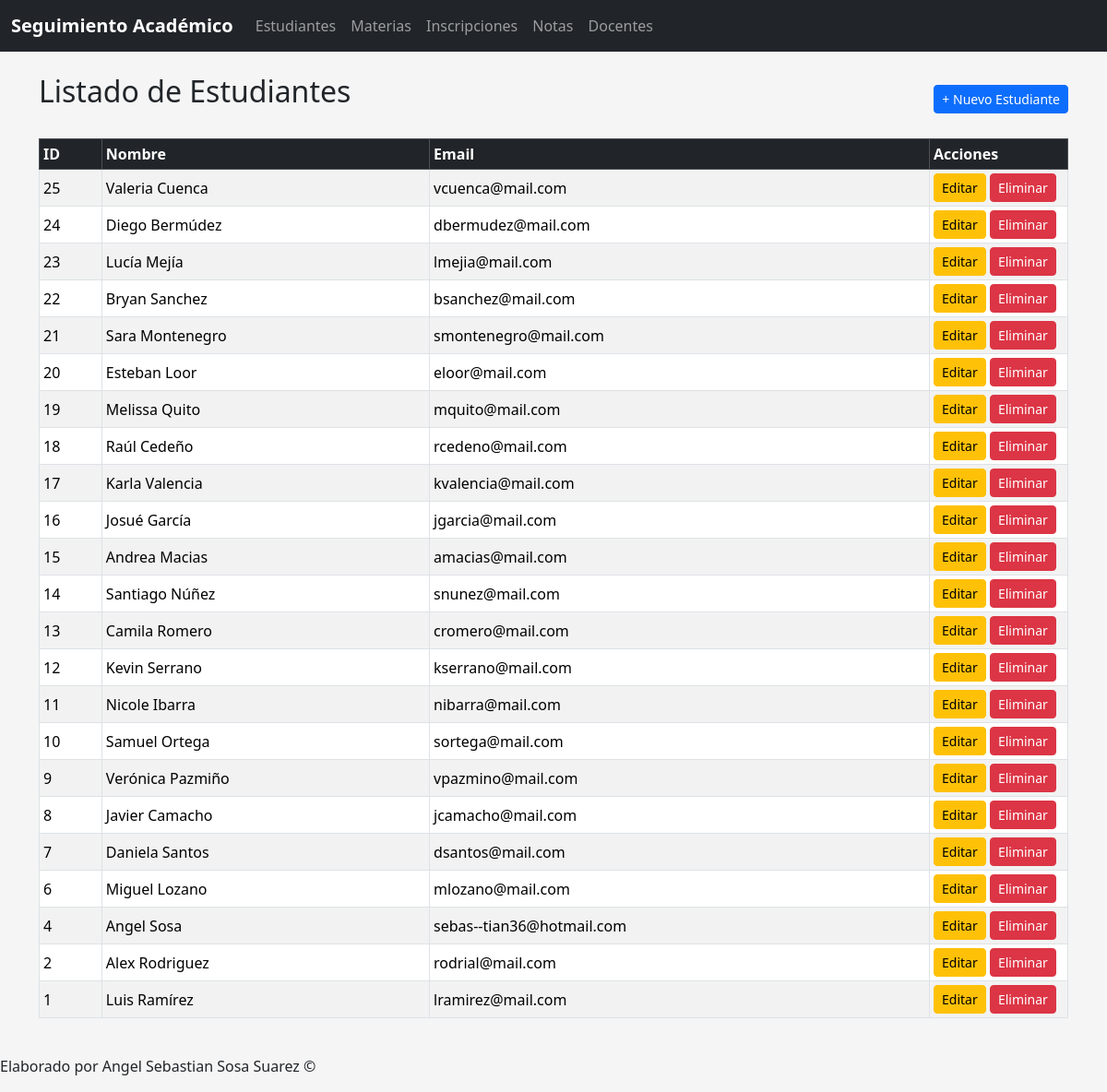
Screenshot of /Aplicacion/public/index.php with the database file from the repository.
### tables this page shows
CREATE TABLE `estudiantes` (
  `id` int(11) NOT NULL,
  `codigo` varchar(20) NOT NULL,
  `nombre` varchar(100) NOT NULL,
  `apellido` varchar(100) NOT NULL,
  `email` varchar(100) DEFAULT NULL,
  `telefono` varchar(20) DEFAULT NULL,
  `fecha_nacimiento` date DEFAULT NULL,
  `created_at` timestamp NOT NULL DEFAULT current_timestamp(),
  `updated_at` timestamp NOT NULL DEFAULT current_timestamp() ON UPDATE current_timestamp()
);

### Aplicacion/controllers/EstudianteController.php (called while the page is built, shortened)
<?php
require_once __DIR__ . "/../models/EstudianteModel.php";
class EstudianteController {
    public function index($params = []) {
        $modelo = new EstudianteModel();
        $estudiantes = $modelo->getAll();
        require __DIR__ . "/../views/estudiantes/index.php";
    }
}

### Aplicacion/public/index.php (called while the page is built, shortened)
<?php
require_once "../config/conexion.php";
require_once "../controllers/EstudianteController.php";
$url = isset($_GET['url']) ? $_GET['url'] : "";
$partes = explode("/", $url);
$metodo         = isset($partes[1]) ? $partes[1] : "index";
$params = array_merge($_GET, $_POST);
$controladorObj = new $nombreControlador();
$controladorObj->$metodo($params);

### Aplicacion/config/conexion.php (called while the page is built)
<?php
class Conexion {
    public static function conectar() {
        $host = "localhost";
        $db   = "seguimiento_academico";
        $user = "root";
        $pass = "";
        $charset = "utf8mb4";
        $dsn = "mysql:host=$host;dbname=$db;charset=$charset";
        try {
            $pdo = new PDO($dsn, $user, $pass);
            $pdo->setAttribute(PDO::ATTR_ERRMODE, PDO::ERRMODE_EXCEPTION);
            return $pdo;
        } catch (PDOException $e) {
            die("Error de conexión: " . $e->getMessage());
        }
    }
}

### Aplicacion/models/EstudianteModel.php (called while the page is built, shortened)
<?php
require_once dirname(__DIR__) . "/config/conexion.php";
class EstudianteModel {
    private $db;
    public function __construct() {
        $this->db = Conexion::conectar();
    }
    public function getAll() {
        $sql = "SELECT * FROM estudiantes ORDER BY id DESC";
        $stmt = $this->db->query($sql);
        return $stmt->fetchAll(PDO::FETCH_ASSOC);
    }
}

### Aplicacion/views/estudiantes/index.php (the view)
<?php include_once __DIR__ . "/../layouts/header.php"; ?>
<div class="d-flex justify-content-between align-items-center mb-3">
    <h2>Listado de Estudiantes</h2>
    <a href="<?= $baseUrl ?>?url=estudiantes/crear" class="btn btn-primary btn-sm">
        + Nuevo Estudiante
    </a>
</div>
<table class="table table-striped table-bordered table-sm align-middle">
    <thead class="table-dark">
        <tr>
            <th>ID</th>
            <th>Nombre</th>
            <th>Email</th>
            <th style="width: 150px;">Acciones</th>
        </tr>
    </thead>
    <tbody>
        <?php if (!empty($estudiantes)): ?>
            <?php foreach ($estudiantes as $e): ?>
                <tr>
                    <td><?= htmlspecialchars($e['id']) ?></td>
                    <td><?= htmlspecialchars($e['nombre'] . ' ' . ($e['apellido'] ?? '')) ?></td>
                    <td><?= htmlspecialchars($e['email']) ?></td>
                    <td>
                        <a href="<?= $baseUrl ?>?url=estudiantes/editar/<?= $e['id'] ?>"
                           class="btn btn-warning btn-sm">
                            Editar
                        </a>
                        <a href="<?= $baseUrl ?>?url=estudiantes/eliminar/<?= $e['id'] ?>"
                           class="btn btn-danger btn-sm"
                           onclick="return confirm('¿Seguro que deseas eliminar este estudiante?');">
                            Eliminar
                        </a>
                    </td>
                </tr>
            <?php endforeach; ?>
        <?php else: ?>
            <tr>
                <td colspan="4" class="text-center">No hay estudiantes registrados</td>
            </tr>
        <?php endif; ?>
    </tbody>
</table>
<?php include_once __DIR__ . "/../layouts/footer.php"; ?>

### Aplicacion/views/layouts/header.php (shortened to what this page needs)
<?php
$baseUrl = "/Semana_4_Sistema_de_Seguimiento_Académico/Aplicacion/public/index.php";
?>
<!DOCTYPE html>
<html lang="es">
<head>
    <link href="https://cdn.jsdelivr.net/npm/bootstrap@5.3.3/dist/css/bootstrap.min.css" rel="stylesheet">
</head>
<body>
<nav class="navbar navbar-expand-lg navbar-dark bg-dark">
    <div class="container-fluid">
        <a class="navbar-brand" href="<?= $baseUrl ?>?url=estudiantes">
            Seguimiento Académico
        </a>
        <div class="collapse navbar-collapse" id="menuPrincipal">
            <ul class="navbar-nav me-auto mb-2 mb-lg-0">
                <li class="nav-item">
                    <a class="nav-link" href="<?= $baseUrl ?>?url=estudiantes">Estudiantes</a>
                </li>
                <li class="nav-item">
                    <a class="nav-link" href="<?= $baseUrl ?>?url=materias">Materias</a>
                </li>
                <li class="nav-item">
                    <a class="nav-link" href="<?= $baseUrl ?>?url=inscripciones">Inscripciones</a>
                </li>
                <li class="nav-item">
                    <a class="nav-link" href="<?= $baseUrl ?>?url=notas">Notas</a>
                </li>
                <li class="nav-item">
                    <a class="nav-link" href="<?= $baseUrl ?>?url=docentes">Docentes</a>
                </li>
            </ul>
        </div>
    </div>
</nav>
<div class="container py-4">

### Aplicacion/views/layouts/footer.php (shortened to what this page needs)
    </div>
    <footer>
    <p> Elaborado por Angel Sebastian Sosa Suarez ©</p>
    </footer>
</body>
</html>

### Aplicacion/views/layouts/header.php (style rules this page uses)
body { background-color: #f5f5f5; }
.navbar-brand { font-weight: 600; }
h2 { margin-bottom: 1rem; }

### rows the page displays
estudiantes: id "25", nombre+apellido "Valeria Cuenca", email "vcuenca@mail.com"
estudiantes: id "24", nombre+apellido "Diego Bermúdez", email "dbermudez@mail.com"
estudiantes: id "23", nombre+apellido "Lucía Mejía", email "lmejia@mail.com"
estudiantes: id "22", nombre+apellido "Bryan Sanchez", email "bsanchez@mail.com"
estudiantes: id "21", nombre+apellido "Sara Montenegro", email "smontenegro@mail.com"
estudiantes: id "20", nombre+apellido "Esteban Loor", email "eloor@mail.com"
estudiantes: id "19", nombre+apellido "Melissa Quito", email "mquito@mail.com"
estudiantes: id "18", nombre+apellido "Raúl Cedeño", email "rcedeno@mail.com"
estudiantes: id "17", nombre+apellido "Karla Valencia", email "kvalencia@mail.com"
estudiantes: id "16", nombre+apellido "Josué García", email "jgarcia@mail.com"
estudiantes: id "15", nombre+apellido "Andrea Macias", email "amacias@mail.com"
estudiantes: id "14", nombre+apellido "Santiago Núñez", email "snunez@mail.com"
estudiantes: id "13", nombre+apellido "Camila Romero", email "cromero@mail.com"
estudiantes: id "12", nombre+apellido "Kevin Serrano", email "kserrano@mail.com"
estudiantes: id "11", nombre+apellido "Nicole Ibarra", email "nibarra@mail.com"
estudiantes: id "10", nombre+apellido "Samuel Ortega", email "sortega@mail.com"
estudiantes: id "9", nombre+apellido "Verónica Pazmiño", email "vpazmino@mail.com"
estudiantes: id "8", nombre+apellido "Javier Camacho", email "jcamacho@mail.com"
estudiantes: id "7", nombre+apellido "Daniela Santos", email "dsantos@mail.com"
estudiantes: id "6", nombre+apellido "Miguel Lozano", email "mlozano@mail.com"
estudiantes: id "4", nombre+apellido "Angel Sosa", email "sebas--tian36@hotmail.com"
estudiantes: id "2", nombre+apellido "Alex Rodriguez", email "rodrial@mail.com"
estudiantes: id "1", nombre+apellido "Luis Ramírez", email "lramirez@mail.com"
